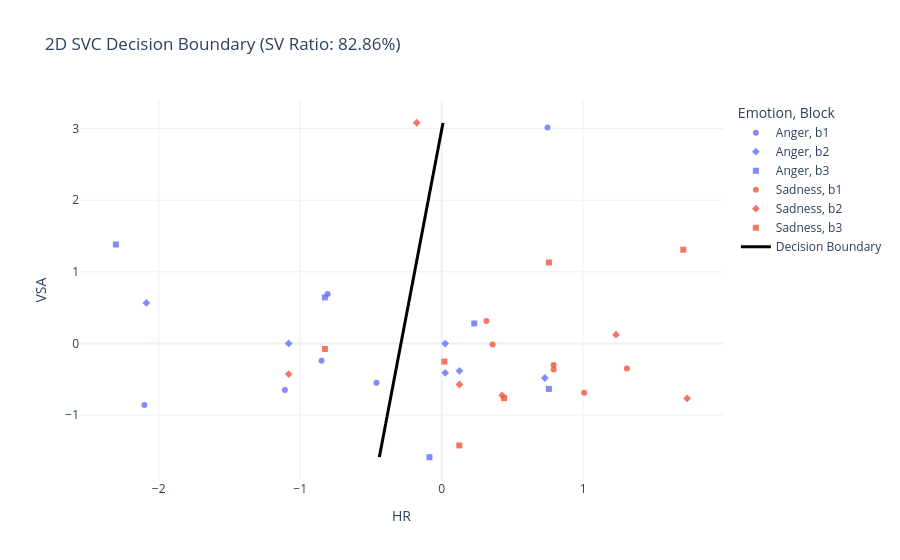

Notebook code cell kept with this figure:
### Code cell
features_2d = ['VSA', 'HR'] 
X = df[features_2d].values
y = df['Emotion'].values
groups = df['Block'].values 

scaler = StandardScaler()

# Scale features per block
X_scaled = np.zeros_like(X)
for block_id in np.unique(groups):
    mask = groups == block_id
    X_scaled[mask] = scaler.fit_transform(X[mask])

clf = make_pipeline(
    # StandardScaler(), 
    SVC(
        kernel='linear', 
        C=0.1, class_weight='balanced')
)

# Fit on all data for visualization
clf.fit(X, y)
n_sv = clf.named_steps['svc'].support_.size
support_vector_ratio = n_sv / len(X)

fig_2d = px.scatter(
    df, 
    x='HR', y='VSA',
    color='Emotion',
    symbol='Block',
    opacity=0.8,
    title=f'2D SVC Decision Boundary (SV Ratio: {support_vector_ratio:.2%})',
    template='plotly_white'
)

N = 100
x_range = np.linspace(df['HR'].min(), df['HR'].max(), N)
y_range = np.linspace(df['VSA'].min(), df['VSA'].max(), N)
xx, yy = np.meshgrid(x_range, y_range)

grid_df = pd.DataFrame({
    'VSA': yy.ravel(), 
    'HR': xx.ravel()
})

Z = clf.decision_function(grid_df).reshape(xx.shape)

fig_2d.add_trace(go.Contour(
    x=x_range,
    y=y_range,
    z=Z,
    showscale=False,
    contours_coloring='none',
    contours=dict(start=0, end=0, size=1), # Only draw the 0 line
    line_width=3,
    line_color='black',
    name='Decision Boundary'
))

fig_2d.show()

logo = LeaveOneGroupOut()
y_pred_block = cross_val_predict(clf, X, y, groups=groups, cv=logo)
fig, ax = plt.subplots(figsize=(5, 5))
ConfusionMatrixDisplay.from_predictions(y, y_pred_block, cmap='Blues', ax=ax)
plt.title(f'Block-CV Accuracy: {balanced_accuracy_score(y, y_pred_block):.2%}')
plt.show()

loo = LeaveOneOut()
y_pred_loo = cross_val_predict(clf, X, y, cv=loo)
fig, ax = plt.subplots(figsize=(5, 5))
ConfusionMatrixDisplay.from_predictions(y, y_pred_loo, cmap='Greens', ax=ax)
plt.title(f'LOOCV Accuracy: {balanced_accuracy_score(y, y_pred_loo):.2%}')
plt.show()

### Figure 1 — Plotly figure (JSON) as saved in the notebook; plotly's stock layout.template omitted (floating-point values rounded to 4 significant figures; data arrays with more than 128 entries replaced by an {"elided": "..."} marker saying what was removed)
{"data": [{"hovertemplate": "Emotion=Anger<br>Block=b1<br>HR=%{x}<br>VSA=%{y}<extra></extra>", "legendgroup": "Anger, b1", "marker": {"color": "#636efa", "opacity": 0.8, "symbol": "circle"}, "mode": "markers", "name": "Anger, b1", "orientation": "v", "showlegend": true, "type": "scatter", "x": [0.7484, -0.806, -2.101, -1.108, -0.8492, -0.4606], "xaxis": "x", "y": [3.015, 0.6898, -0.8601, -0.6484, -0.2426, -0.5474], "yaxis": "y"}, {"hovertemplate": "Emotion=Anger<br>Block=b2<br>HR=%{x}<br>VSA=%{y}<extra></extra>", "legendgroup": "Anger, b2", "marker": {"color": "#636efa", "opacity": 0.8, "symbol": "diamond"}, "mode": "markers", "name": "Anger, b2", "orientation": "v", "showlegend": true, "type": "scatter", "x": [-2.087, 0.7292, -1.081, 0.02514, 0.02514, 0.1257], "xaxis": "x", "y": [0.5652, -0.4822, 0.0001418, -0.4099, -0.001638, -0.3824], "yaxis": "y"}, {"hovertemplate": "Emotion=Anger<br>Block=b3<br>HR=%{x}<br>VSA=%{y}<extra></extra>", "legendgroup": "Anger, b3", "marker": {"color": "#636efa", "opacity": 0.8, "symbol": "square"}, "mode": "markers", "name": "Anger, b3", "orientation": "v", "showlegend": true, "type": "scatter", "x": [-2.303, -0.8251, -0.08635, 0.2303, 0.7579], "xaxis": "x", "y": [1.381, 0.6435, -1.589, 0.2792, -0.6351], "yaxis": "y"}, {"hovertemplate": "Emotion=Sadness<br>Block=b1<br>HR=%{x}<br>VSA=%{y}<extra></extra>", "legendgroup": "Sadness, b1", "marker": {"color": "#EF553B", "opacity": 0.8, "symbol": "circle"}, "mode": "markers", "name": "Sadness, b1", "orientation": "v", "showlegend": true, "type": "scatter", "x": [0.3166, 0.7916, 0.7916, 1.007, 0.3598, 1.31], "xaxis": "x", "y": [0.3123, -0.3627, -0.3017, -0.6877, -0.01541, -0.3509], "yaxis": "y"}, {"hovertemplate": "Emotion=Sadness<br>Block=b2<br>HR=%{x}<br>VSA=%{y}<extra></extra>", "legendgroup": "Sadness, b2", "marker": {"color": "#EF553B", "opacity": 0.8, "symbol": "diamond"}, "mode": "markers", "name": "Sadness, b2", "orientation": "v", "showlegend": true, "type": "scatter", "x": [-0.176, 1.232, 0.4275, 1.735, 0.1257, -1.081], "xaxis": "x", "y": [3.081, 0.1226, -0.7245, -0.7675, -0.5733, -0.4276], "yaxis": "y"}, {"hovertemplate": "Emotion=Sadness<br>Block=b3<br>HR=%{x}<br>VSA=%{y}<extra></extra>", "legendgroup": "Sadness, b3", "marker": {"color": "#EF553B", "opacity": 0.8, "symbol": "square"}, "mode": "markers", "name": "Sadness, b3", "orientation": "v", "showlegend": true, "type": "scatter", "x": [0.7579, 1.708, 0.01919, 0.4413, -0.8251, 0.1247], "xaxis": "x", "y": [1.13, 1.309, -0.2536, -0.7647, -0.0774, -1.424], "yaxis": "y"}, {"contours": {"coloring": "none", "end": 0, "size": 1, "start": 0}, "line": {"color": "black", "width": 3}, "name": "Decision Boundary", "showscale": false, "type": "contour", "x": [-2.303, -2.262, -2.221, -2.18, -2.139, -2.099, -2.058, -2.017, -1.976, -1.936, -1.895, -1.854, -1.813, -1.772, -1.732, -1.691, -1.65, -1.609, -1.568, -1.528, -1.487, -1.446, -1.405, -1.365, -1.324, -1.283, -1.242, -1.201, -1.161, -1.12, -1.079, -1.038, -0.9975, -0.9567, -0.916, -0.8752, -0.8344, -0.7936, -0.7528, -0.712, -0.6713, -0.6305, -0.5897, -0.5489, -0.5081, -0.4673, -0.4266, -0.3858, -0.345, -0.3042, -0.2634, -0.2226, -0.1819, -0.1411, -0.1003, -0.0595, -0.01872, 0.02207, 0.06285, 0.1036, 0.1444, 0.1852, 0.226, 0.2668, 0.3075, 0.3483, 0.3891, 0.4299, 0.4707, 0.5115, 0.5522, 0.593, 0.6338, 0.6746, 0.7154, 0.7562, 0.797, 0.8377, 0.8785, 0.9193, 0.9601, 1.001, 1.042, 1.082, 1.123, 1.164, 1.205, 1.246, 1.286, 1.327, 1.368, 1.409, 1.449, 1.49, 1.531, 1.572, 1.613, 1.653, 1.694, 1.735], "y": [-1.589, -1.542, -1.494, -1.447, -1.4, -1.353, -1.306, -1.259, -1.211, -1.164, -1.117, -1.07, -1.023, -0.9755, -0.9284, -0.8812, -0.834, -0.7868, -0.7397, -0.6925, -0.6453, -0.5982, -0.551, -0.5038, -0.4567, -0.4095, -0.3623, -0.3151, -0.268, -0.2208, -0.1736, -0.1265, -0.07929, -0.03212, 0.01505, 0.06222, 0.1094, 0.1566, 0.2037, 0.2509, 0.2981, 0.3452, 0.3924, 0.4396, 0.4868, 0.5339, 0.5811, 0.6283, 0.6754, 0.7226, 0.7698, 0.8169, 0.8641, 0.9113, 0.9585, 1.006, 1.053, 1.1, 1.147, 1.194, 1.241, 1.289, 1.336, 1.383, 1.43, 1.477, 1.524, 1.572, 1.619, 1.666, 1.713, 1.76, 1.808, 1.855, 1.902, 1.949, 1.996, 2.043, 2.091, 2.138, 2.185, 2.232, 2.279, 2.326, 2.374, 2.421, 2.468, 2.515, 2.562, 2.609, 2.657, 2.704, 2.751, 2.798, 2.845, 2.892, 2.94, 2.987, 3.034, 3.081], "z": {"elided": "100x100 float values"}}], "layout": {"legend": {"title": {"text": "Emotion, Block"}, "tracegroupgap": 0}, "title": {"text": "2D SVC Decision Boundary (SV Ratio: 82.86%)"}, "xaxis": {"anchor": "y", "domain": [0, 1], "title": {"text": "HR"}}, "yaxis": {"anchor": "x", "domain": [0, 1], "title": {"text": "VSA"}}}}
